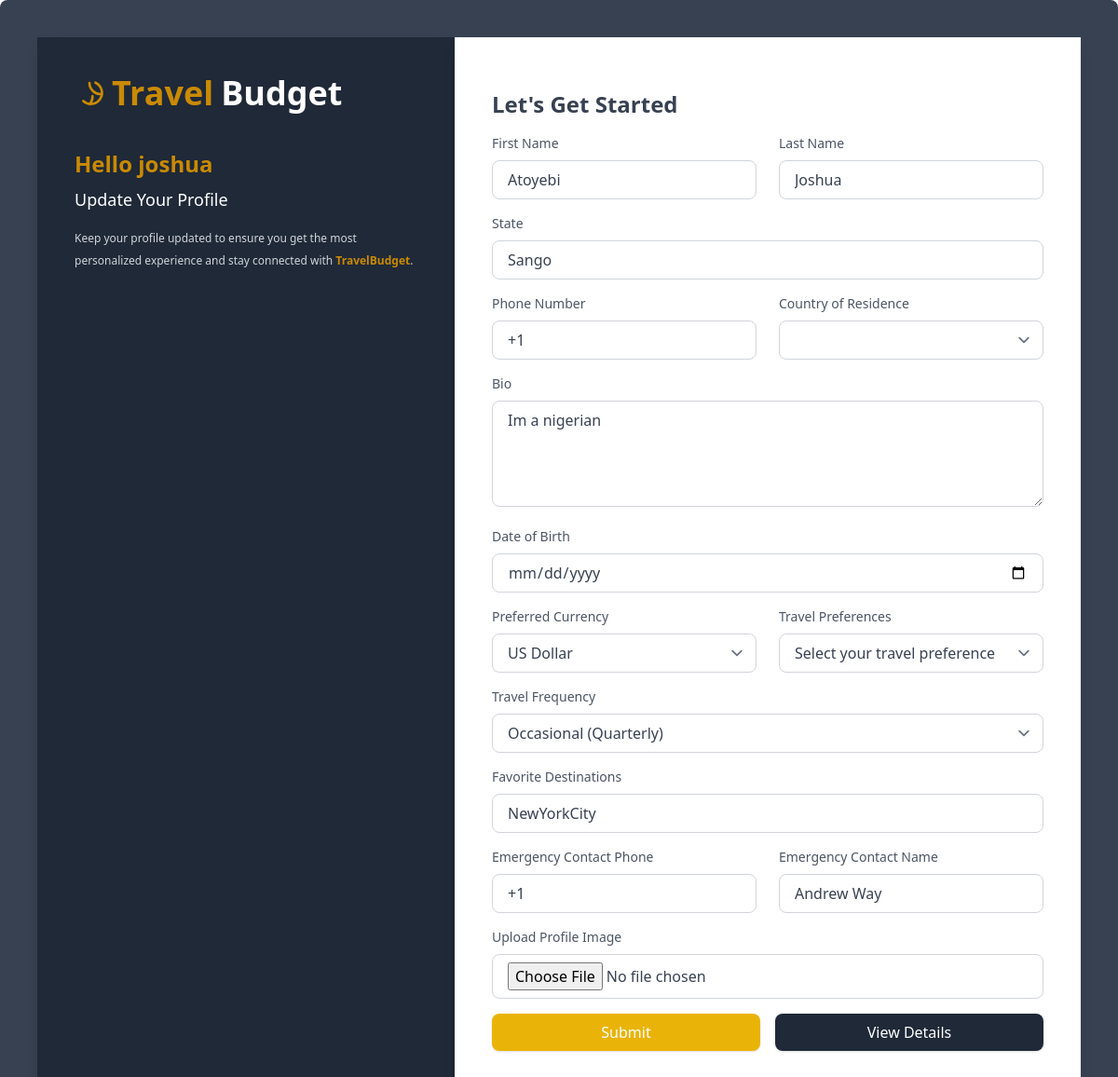
Screenshot of /userProfile/update_profile/ (signed in) with the database file from the repository.
### userAccount/models.py (models this page shows)
class Account(AbstractUser):
    email = models.EmailField(unique=True)

### userProfile/models.py (models this page shows, shortened)
class User_Profile(models.Model):
    CURRENCY_CHOICES = [
        ('USD', 'US Dollar'),
        ('EUR', 'Euro'),
        ('GBP', 'British Pound'),
        ('JPY', 'Japanese Yen'),
        ('AUD', 'Australian Dollar'),
        ('CAD', 'Canadian Dollar'),
        ('CHF', 'Swiss Franc'),
        ('CNY', 'Chinese Yuan'),
        ('SEK', 'Swedish Krona'),
        ('NZD', 'New Zealand Dollar'),
        ('MXN', 'Mexican Peso'),
        ('SGD', 'Singapore Dollar'),
        ('HKD', 'Hong Kong Dollar'),
        ('NOK', 'Norwegian Krone'),
        ('KRW', 'South Korean Won'),
        ('TRY', 'Turkish Lira'),
        ('INR', 'Indian Rupee'),
        ('RUB', 'Russian Ruble'),
        ('ZAR', 'South African Rand'),
        ('BRL', 'Brazilian Real'),
        ('THB', 'Thai Baht'),
        ('MYR', 'Malaysian Ringgit'),
        ('IDR', 'Indonesian Rupiah'),
        ('PHP', 'Philippine Peso'),
        ('VND', 'Vietnamese Dong'),
        ('ILS', 'Israeli Shekel'),
        ('PLN', 'Polish Zloty'),
        ('AED', 'United Arab Emirates Dirham'),
        ('SAR', 'Saudi Riyal'),
        ('EGP', 'Egyptian Pound'),
        ('PKR', 'Pakistani Rupee'),
        ('BDT', 'Bangladeshi Taka'),
        ('NGN', 'Nigerian Naira'),
        ('KWD', 'Kuwaiti Dinar'),
    ]
    TRAVEL_PREFERENCES = (
        ('adventure', 'Adventure'),
        ('relaxation', 'Relaxation'),
        ('culture', 'Culture'),
        ('nature', 'Nature'),
        ('luxury', 'Luxury'),
        ('others', 'Others')
    )
    TRAVEL_FREQUENCY_CHOICES = (
        ('frequent', 'Frequent (Monthly)'),
        ('occasional', 'Occasional (Quarterly)'),
        ('rare', 'Rare (Yearly)'),
    )
    user = models.OneToOneField(Account, on_delete=models.CASCADE, related_name='profile')
    firstname = models.CharField(max_length=255, null=True, blank=True)
    lastname = models.CharField(max_length=255, null=True, blank=True)
    dob = models.DateField(null=True, blank=True)
    bio = models.TextField( blank=True, null=True)
    preferred_currency = models.CharField(max_length=10, choices=CURRENCY_CHOICES, default='USD', blank=True, null=True)
    travel_preferences = models.CharField(max_length=20, choices=TRAVEL_PREFERENCES, blank=True, null=True)
    travel_frequency = models.CharField(max_length=20, choices=TRAVEL_FREQUENCY_CHOICES, blank=True, null=True)
    image = models.ImageField(upload_to='profile_image', validators=[FileExtensionValidator(['png', 'jpg', 'jpeg'])], blank=True, null=True)
    country = models.CharField(max_length=100, blank=True, null=True)
    city = models.CharField(max_length=100, blank=True, null=True)
    phone_number = models.CharField(
        max_length=15,
        blank=True,
        null=True
    )
    favorite_destinations = models.TextField(blank=True, null=True)
    emergency_contact_name = models.CharField(max_length=100, blank=True, null=True)
    emergency_contact_phone = models.CharField(
        max_length=20,
        blank=True,
        null=True
    )
    complete_profile = models.BooleanField(default=False)

### userProfile/views.py (the view)
# urls.py: path('update_profile/', views.update_profile, name='update_profile')
@login_required
def update_profile(request):
    user_profile = get_object_or_404(User_Profile, user=request.user)
    if request.method == 'POST':
        step_one_form = StepOneForm(request.POST, instance=user_profile)
        step_two_form = StepTwoForm(request.POST, request.FILES, instance=user_profile)
        if step_one_form.is_valid() and step_two_form.is_valid():
            step_one_form.save()
            step_two_form.save()
            return redirect('profile_detail')  # Replace with your success page URL
    else:
        step_one_form = StepOneForm(instance=user_profile)
        step_two_form = StepTwoForm(instance=user_profile)
    return render(request, 'userProfile/edit_profile.html', {
        'step_one_form': step_one_form,
        'step_two_form': step_two_form,
    })

### userProfile/forms.py
class StepOneForm(ModelForm):
    class Meta:
        model = User_Profile
        fields = ['firstname', 'lastname', 'dob', 'bio', 'country', 'city', 'phone_number']

class StepTwoForm(ModelForm):
    class Meta:
        model = User_Profile
        fields = [
            'preferred_currency','travel_preferences', 'travel_frequency', 'image',
            'favorite_destinations',
            'emergency_contact_name', 'emergency_contact_phone'
        ]

### userProfile/templates/userProfile/edit_profile.html (shortened to what this page needs)
{% extends 'base.html' %}
{% block main %}
<div class="w-full p-0 md:p-10 bg-gray-700 md:h-screen rounded-lg">
    <div class="flex flex-col md:flex-row justify-center h-full rounded-md">
        <div class="md:w-[40%] bg-gray-800 p-10 shadow-lg text-white">
            <div class="mb-10">
                <a href="/" class="text-4xl font-bold flex items-center gap-2">
                    <svg xmlns="http://www.w3.org/2000/svg" class="h-8 w-8 text-yellow-600" fill="none" viewBox="0 0 24 24" stroke="currentColor">
                        <path stroke-linecap="round" stroke-linejoin="round" stroke-width="2" d="M16.88 3.549a9 9 0 11-9.831 14.835m7.398-4.148A9.05 9.05 0 0112 21v.01M21 12.74a9.05 9.05 0 01-9-9" />
                    </svg>
                    <span class="text-yellow-600">Travel</span>Budget
                </a>
            </div>
            <div class="mb-6">
                <h3 class="text-2xl font-bold mb-2 text-yellow-600">Hello {{ user.username }}</h3>
                <h3 class="text-lg font-medium mb-4">Update Your Profile</h3>
                <p class="text-gray-300 leading-6 text-xs">
                    Keep your profile updated to ensure you get the most personalized experience and stay connected with
                    <span class="text-yellow-600 font-semibold">TravelBudget</span>.
                </p>
            </div>
        </div>
        <div class="md:w-[60%] bg-white p-10 shadow-lg overflow-y-auto">
            <form method="POST" class="space-y-4" enctype="multipart/form-data">
                <h3 class="text-2xl font-bold text-gray-700 mb-6">Let's Get Started</h3>
                <div class="flex flex-col md:flex-row gap-6 mt-5">
                    <div class="w-full">
                        <label for="firstname" class="block text-gray-600 text-sm font-medium mb-2">First Name</label>
                        <input type="text" id="firstname" name="firstname" value="{{ step_one_form.firstname.value }}" placeholder="Enter your first name"
                            class="w-full px-4 py-2 border border-gray-300 rounded-lg focus:outline-none focus:ring-2 focus:ring-yellow-600 focus:border-transparent text-gray-700" required>
                    </div>
                    <div class="w-full">
                        <label for="lastname" class="block text-gray-600 text-sm font-medium mb-2">Last Name</label>
                        <input type="text" id="lastname" name="lastname" value="{{ step_one_form.lastname.value }}" placeholder="Enter your last name"
                            class="w-full px-4 py-2 border border-gray-300 rounded-lg focus:outline-none focus:ring-2 focus:ring-yellow-600 focus:border-transparent text-gray-700" required>
                    </div>
                </div>
                <div class="w-full mt-5">
                    <label for="city" class="block text-gray-600 text-sm font-medium mb-2">State</label>
                    <input type="text" id="city" name="city" value="{{ step_one_form.city.value }}" placeholder="Enter your State"
                        class="w-full px-4 py-2 border border-gray-300 rounded-lg focus:outline-none focus:ring-2 focus:ring-yellow-600 focus:border-transparent text-gray-700" required>
                </div>
                <div class="flex flex-col md:flex-row gap-6 mt-5">
                    <div class="w-full relative">
                        <label for="phone_number" class="block text-gray-600 text-sm font-medium mb-2">Phone Number</label>
                        <input type="tel" id="phone_number" name="phone_number" value="{{ step_one_form.phone_number.value }}" placeholder="Enter your phone number"
                            class="w-full px-4 py-2 border border-gray-300 rounded-lg focus:outline-none focus:ring-2 focus:ring-yellow-600 focus:border-transparent text-gray-700" required>
                    </div>
                    <div class="w-full">
                        <label for="country" class="block text-gray-600 text-sm font-medium mb-2">Country of Residence</label>
                        <select id="country" name="country" class="w-full px-4 py-2 border border-gray-300 rounded-lg focus:outline-none focus:ring-2 focus:ring-yellow-600 focus:border-transparent text-gray-700" required>
                        </select>
                    </div>
                </div>
                <div class="w-full mt-5">
                    <label for="bio" class="block text-gray-600 text-sm font-medium mb-2">Bio</label>
                    <textarea id="bio" name="bio" rows="4" placeholder="Enter your bio"
                        class="w-full px-4 py-2 border border-gray-300 rounded-lg focus:outline-none focus:ring-2 focus:ring-yellow-600 focus:border-transparent text-gray-700">{{ step_one_form.bio.value }}</textarea>
                </div>
                <div class="w-full mt-5">
                    <label for="dob" class="block text-gray-600 text-sm font-medium mb-2">Date of Birth</label>
                    <input type="date" id="dob" name="dob" value="{{ step_one_form.dob.value }}" class="w-full px-4 py-2 border border-gray-300 rounded-lg focus:outline-none focus:ring-2 focus:ring-yellow-600 focus:border-transparent text-gray-700">
                </div>
                <div class="flex flex-col md:flex-row gap-6">
                    <div class="w-full">
                        <label for="preferred_currency" class="block text-gray-600 text-sm font-medium mb-2">Preferred Currency</label>
                        <select id="preferred_currency" name="preferred_currency"
                            class="w-full px-4 py-2 border border-gray-300 rounded-lg focus:outline-none focus:ring-2 focus:ring-yellow-600 focus:border-transparent text-gray-700">
                            {% for key, value in step_two_form.fields.preferred_currency.choices %}
                                <option value="{{ key }}" {% if step_two_form.instance.preferred_currency == key %}selected{% endif %}>{{ value }}</option>
                            {% endfor %}
                        </select>
                    </div>
                    <div class="w-full">
                        <label for="travel_preferences" class="block text-gray-600 text-sm font-medium mb-2">Travel Preferences</label>
                        <select id="travel_preferences" name="travel_preferences"
                            class="w-full px-4 py-2 border border-gray-300 rounded-lg focus:outline-none focus:ring-2 focus:ring-yellow-600 focus:border-transparent text-gray-700">
                            <option value="">Select your travel preference</option>
                        </select>
                    </div>
                </div>
                <div class="w-full mt-5">
                    <label for="travel_frequency" class="block text-gray-600 text-sm font-medium mb-2">Travel Frequency</label>
                    <select id="travel_frequency" name="travel_frequency"
                        class="w-full px-4 py-2 border border-gray-300 rounded-lg focus:outline-none focus:ring-2 focus:ring-yellow-600 focus:border-transparent text-gray-700">
                        {% for key, value in step_two_form.fields.travel_frequency.choices %}
                            <option value="{{ key }}" {% if step_two_form.instance.travel_frequency == key %}selected{% endif %}>{{ value }}</option>
                        {% endfor %}
                    </select>
                </div>
                <div class="w-full">
                    <label for="favorite_destinations" class="block text-gray-600 text-sm font-medium mb-2">Favorite Destinations</label>
                    <input type="text" id="favorite_destinations" name="favorite_destinations"
                           value="{{ step_two_form.favorite_destinations.value }}" placeholder="Enter your Favorite Destinations"
                           class="w-full px-4 py-2 border border-gray-300 rounded-lg focus:outline-none focus:ring-2 focus:ring-yellow-600 focus:border-transparent text-gray-700" required>
                </div>
                <div class="flex flex-col md:flex-row gap-6 mt-5">
                    <div class="w-full relative">
                        <label for="emergency_contact_phone" class="block text-gray-600 text-sm font-medium mb-2">Emergency Contact Phone</label>
                        <input type="tel" id="emergency_contact_phone" name="emergency_contact_phone"
                               value="{{ step_two_form.emergency_contact_phone.value }}"
                               class="w-full px-4 py-2 border border-gray-300 rounded-lg focus:outline-none focus:ring-2 focus:ring-yellow-600 focus:border-transparent text-gray-700">
                    </div>
                    <div class="w-full">
                        <label for="emergency_contact_name" class="block text-gray-600 text-sm font-medium mb-2">Emergency Contact Name</label>
                        <input type="text" id="emergency_contact_name" name="emergency_contact_name"
                               value="{{ step_two_form.emergency_contact_name.value }}" placeholder="Enter Emergency Contact Name"
                               class="w-full px-4 py-2 border border-gray-300 rounded-lg focus:outline-none focus:ring-2 focus:ring-yellow-600 focus:border-transparent text-gray-700" required>
                    </div>
                </div>
                <div class="w-full mt-5">
                    <label for="profile_image" class="block text-gray-600 text-sm font-medium mb-2">Upload Profile Image</label>
                    <input type="file" id="profile_image" name="image"
                           accept="image/*"
                           class="w-full px-4 py-2 border border-gray-300 rounded-lg focus:outline-none focus:ring-2 focus:ring-yellow-600 focus:border-transparent text-gray-700">
                </div>
                <div class="mt-10 flex justify-center gap-4">
                    <button type="submit"
                            class="px-6 py-2 w-full bg-yellow-500 hover:bg-yellow-600 text-white font-medium rounded-lg focus:outline-none focus:ring-2 focus:ring-yellow-600 shadow transition duration-300">
                        Submit
                    </button>
                    <a href="{% url 'profile_detail' %}"
                    class="px-6 py-2 bg-gray-800 w-full text-center hover:bg-gray-700 text-white font-medium rounded-lg focus:outline-none focus:ring-2 focus:ring-gray-600 shadow transition duration-300">
                        View Details
                    </a>
                </div>
            </form>
        </div>
    </div>
</div>
{% endblock %}

### rows the page displays
Account: username "joshua"
User_Profile: firstname "Atoyebi", lastname "Joshua", city "Sango", phone_number "+1", bio "Im a nigerian", preferred_currency "US Dollar", travel_frequency "Occasional (Quarterly)", favorite_destinations "NewYorkCity", emergency_contact_phone "+1", emergency_contact_name "Andrew Way"
